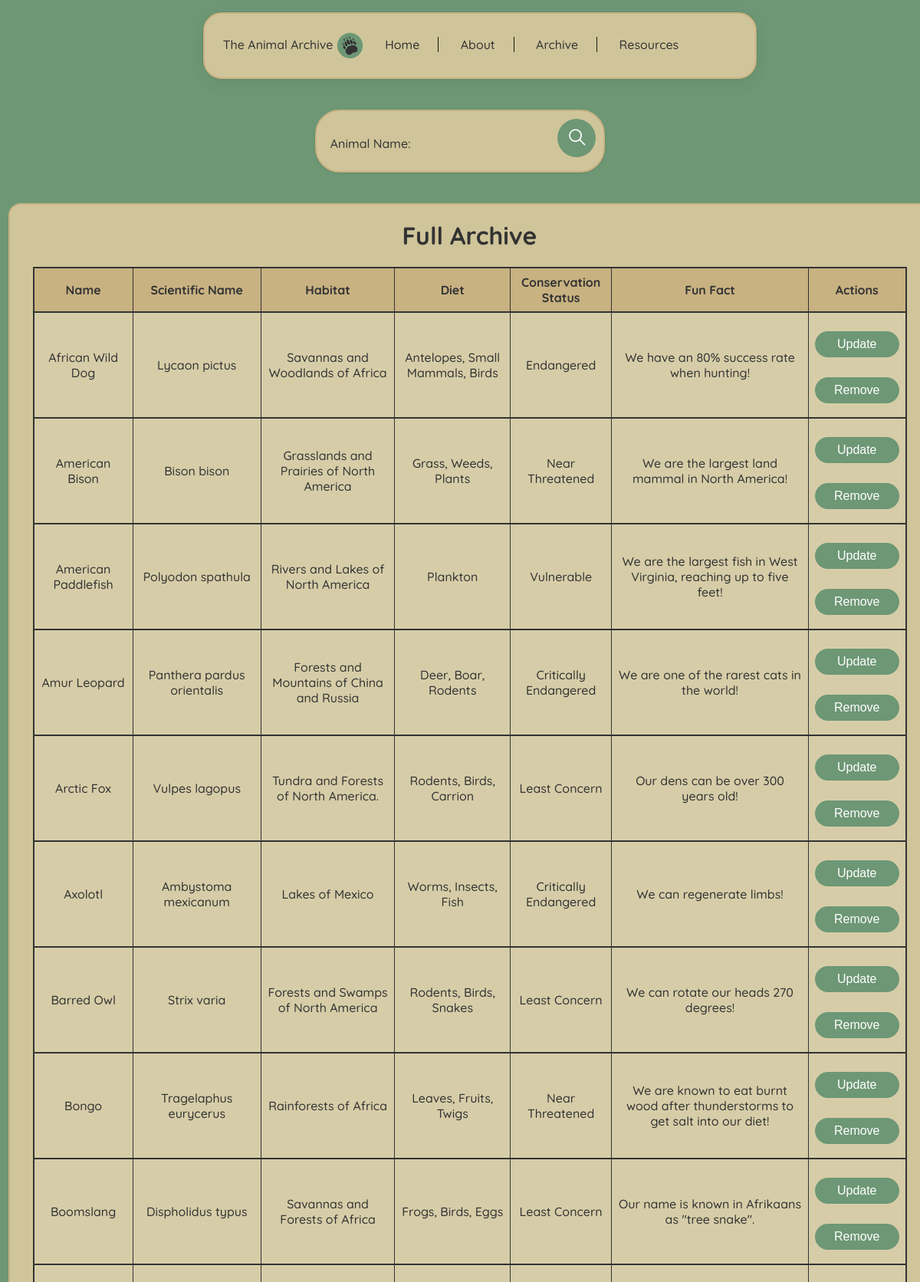
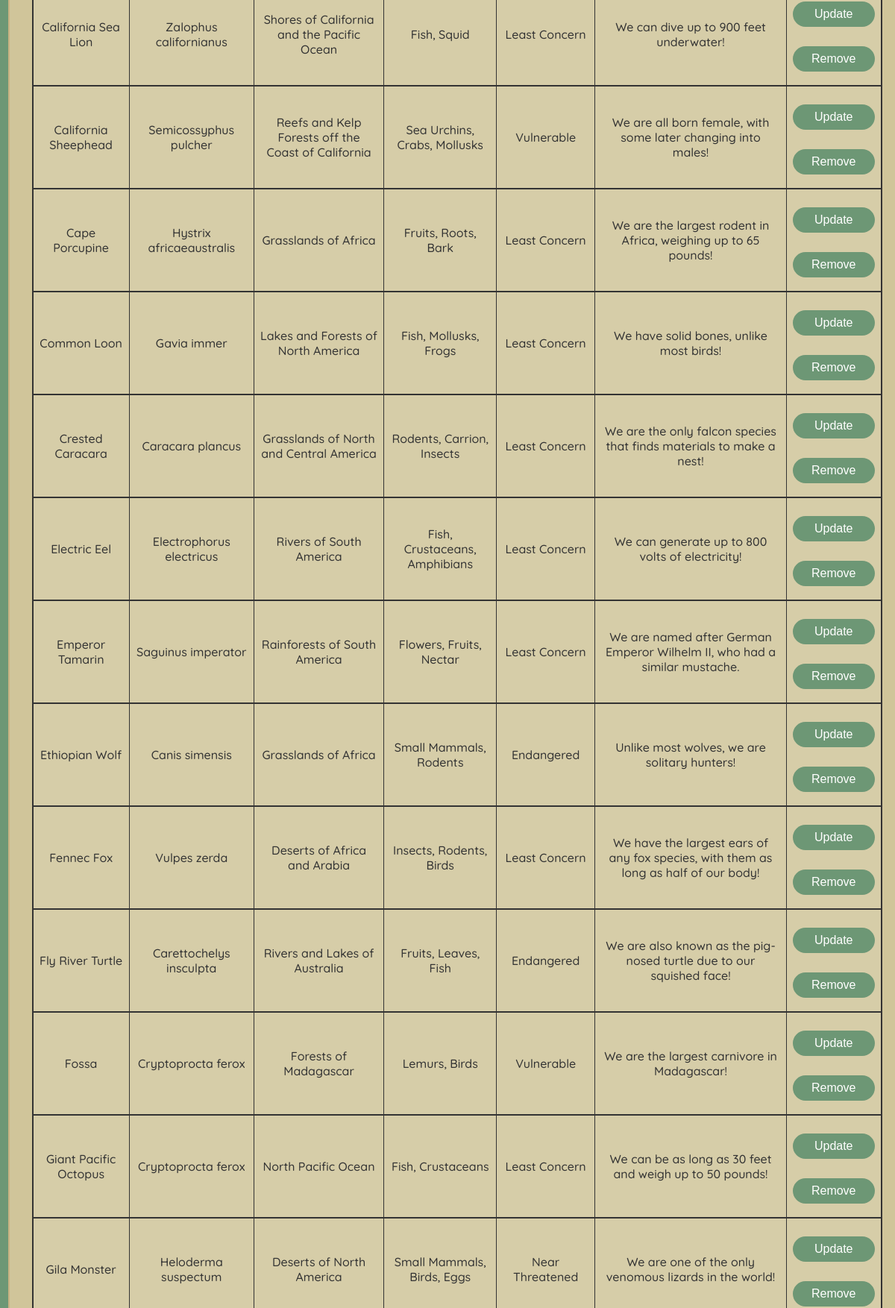
The page /crud.php (signed in, upper part) on the database its author committed (2 pictures, top to bottom).
### tables this page shows
CREATE TABLE `animals` (
  `animal_id` int NOT NULL,
  `name` varchar(255) NOT NULL,
  `scientific_name` varchar(255) NOT NULL,
  `habitat` varchar(255) NOT NULL,
  `diet` varchar(255) NOT NULL,
  `conservation_status` varchar(255) NOT NULL,
  `fun_fact` varchar(255) NOT NULL
);

### crud.php (the view, shortened to what this page needs)
<?php
$host = 'localhost';
$dbname = 'animals';
$user = 'jacob';
$pass = 'jacob';
$charset = 'utf8mb4';
$dsn = "mysql:host=$host;dbname=$dbname;charset=$charset";
$options = [
    PDO::ATTR_ERRMODE            => PDO::ERRMODE_EXCEPTION,
    PDO::ATTR_DEFAULT_FETCH_MODE => PDO::FETCH_ASSOC,
    PDO::ATTR_EMULATE_PREPARES   => false,
];
try {
    $pdo = new PDO($dsn, $user, $pass, $options);
} catch (PDOException $e) {
    throw new PDOException($e->getMessage(), (int)$e->getCode());
}
$sql = 'SELECT animal_id, name, scientific_name, habitat, diet, conservation_status, fun_fact FROM animals';
$stmt = $pdo->query($sql);
?>
<!DOCTYPE html>
<html lang="en">
<head>
    <link rel="stylesheet" href="styles.css">
</head>
<body>
    <header>
            <div class = "nav-container">
                <ul class = "nav-list">
                    <li class = "title-item">The Animal Archive</li>
                    <li class = "title-item"><img src="Animal Archive Logo.png" width="35px" height = "35px"></li>
                    <li class = "nav-item"><a href = "index.html" class = "nav-link">Home</a></li>
                    <li class = "nav-item"><a href = "about.html" class = "nav-link">About</a></li>
                    <li class = "nav-item"><a href = "login.php" class = "nav-link">Archive</a></li>
                    <li class = "nav-item"><a href = "resources.html" class = "nav-link">Resources</a></li>
                </ul>
            </div>
        </header>
         <br><br>
        <div class="hero-search">
            <form action="" method="GET" class="search-form">
                <div class = "search-row">
                    <input class = "search-input" placeholder = "Animal Name" type="text" id="search" name="search" required>
                    <label class = "form-label" for="search">Animal Name:</label>
                    <button class = "hero-button" type="submit"><img class = "search-image" src = "Search.png"></button>
                </div>
            </form>
        </div>
    <div class="table-container">
        <br>
        <h1 style = "text-align: center">Full Archive</h1>
        <table class="half-width-left-align" id = "animalTable">
            <thead>
                <tr class = "crud-tr">
                    <th class = "crud-th" data-column = "name" onclick = "sortTable('name')">Name</th>
                    <th class = "crud-th" data-column = "scientific_name" onclick = "sortTable('scientific_name')">Scientific Name</th>
                    <th class = "crud-th" data-column = "habitat" onclick = "sortTable('habitat')">Habitat</th>
                    <th class = "crud-th" data-column = "diet" onclick = "sortTable('diet')">Diet</th>
                    <th class = "crud-th" data-column = "conservation_status" onclick = "sortTable('conservation_status')">Conservation Status</th>
                    <th class = "crud-th" data-column = "fun_fact" onclick = "sortTable('fun_fact')">Fun Fact</th>
                    <th class = "crud-th">Actions</th>
                </tr>
            </thead>
            <tbody>
                <?php while ($row = $stmt->fetch()): ?>
                <tr class = "crud-tr">
                    <td class = "crud-td"><?php echo htmlspecialchars($row['name']); ?></td>
                    <td class = "crud-td"><?php echo htmlspecialchars($row['scientific_name']); ?></td>
                    <td class = "crud-td"><?php echo htmlspecialchars($row['habitat']); ?></td>
                    <td class = "crud-td"><?php echo htmlspecialchars($row['diet']); ?></td>
                    <td class = "crud-td"><?php echo htmlspecialchars($row['conservation_status']); ?></td>
                    <td class = "crud-td"><?php echo htmlspecialchars($row['fun_fact']); ?></td>
                    <td class = "crud-td">
                        <form action="update.php" method="get" style="display:inline;">
                            <input class = "crud-button" type="submit" value="Update">
                        </form>
                        <form action="crud.php" method="post" style="display:inline;">
                            <input class = "crud-button" type="submit" value="Remove">
                        </form>
                    </td>
                </tr>
                <?php endwhile; ?>
            </tbody>
        </table>
        <br>
    </div>
    <br><br>
</body>
</html>

### styles.css (style rules this page uses)
body { display:flex; align-items: center; justify-content: center; font-family: 'Quicksand'; font-weight: 500; background-color: #6D9775; color: #333; max-width: 1200px; height: 100%; margin: 0; padding: 0; flex-direction: column; }
.table-container { width: 100%; overflow: hidden; margin-bottom: 40px; }
table { width: 100%; margin-top: 20px; border-collapse: collapse; }
th, td { padding: 8px; text-align: left; border-bottom: 1px solid #6D9775; }
.half-width-left-align { width: 95%; float:none; margin-left:auto; margin-right:auto; }
h1, h2 { margin-top: 0px; }
.crud-tr { background-color: #C8B282; border: 2px solid #333 }
.crud-th { text-align: center; margin-left:auto; margin-right:auto; border-right: 1px solid #333 }
.crud-td { background-color:#d6cda8; text-align: center; border-right: 1px solid #333 }
.crud-button { gap:5px; align-items: center; color:white; background: #6D9775; border-radius: 2rem; border:0; padding: 0.5rem 1rem; font-size:1rem; width: 100%; margin-top:1em; margin-bottom:10px; }
.hero-button { padding:0; border:none; border-radius:50%; cursor:pointer; width:50px; height:50px; background-color:#6D9775; }
.search-image { width:25px; height:25px; }
.search-row { padding:0; position:relative; margin-bottom: 0.5rem; background: #D0C59A; gap:10px; }
.search-input { box-sizing: border-box; border:0; width: 100%; padding: 2rem 1rem 0.5rem 0.5rem; color: #333; background: #D0C59A; }
.search-input::placeholder { display: none; color:transparent; }
.search-input:focus~.form-label, .search-input:not(:placeholder-shown)~.form-label { opacity: .65; transform: scale(.85) translateY(-1.3rem); }
.search-form { display: flex; gap: 10px; align-items: center; margin-bottom: 0; }
.nav-container { border: 2px solid #C8B282; margin-left: auto; margin-right: auto; margin-top: 1rem; background-color: #D0C59A; padding: 1.5rem; width:100%; top:0; position:sticky; border-radius: 1.5rem 1.5rem 1.5rem 1.5rem; box-shadow: rgba(0, 0, 0, 0.05) 0px 6px 24px 0px, rgba(0, 0, 0, 0.08) 0px 0px 0px 1px; }
.nav-list { justify-content: space-between; list-style-type: none; margin:0 auto; padding:0; overflow: hidden; }
.nav-item { display:inline; border-right: 1.5px outset #417154; }
.title-item { display:inline; }
.title-item img { margin: 0 auto; vertical-align: middle; }
.nav-item:last-child { border-right:none; }
.nav-link { text-align:center; padding: 1rem 1.5rem; text-decoration:none; color: #333; }
.form-label { color:#333; bottom:0.5rem; left:0.5rem; position:absolute; transition: opacity .1s ease-in-out, transform .1s ease-in-out; }
.search-form input[type="text"] { padding: 5px; width: 300px; }
.table-container { margin-left:25px; margin-top: 40px; color: #333; background-color: #D0C59A; border:2px solid #C8B282; border-radius:1rem; }
.hero-search { margin-top:10px; max-width: 600px; margin: 0 auto; padding: 10px; background-color: #D0C59A; border:2px solid #C8B282; border-radius: 2rem; box-shadow: 0 1px 3px rgba(0,0,0,0.1); }

### rows shown on the page
animals: name "African Wild Dog", scientific_name "Lycaon pictus", habitat "Savannas and Woodlands of Africa", diet "Antelopes, Small Mammals, Birds", conservation_status "Endangered", fun_fact "We have an 80% success rate when hunting!"
animals: name "American Bison", scientific_name "Bison bison", habitat "Grasslands and Prairies of North America", diet "Grass, Weeds, Plants", conservation_status "Near Threatened", fun_fact "We are the largest land mammal in North America!"
animals: name "American Paddlefish", scientific_name "Polyodon spathula", habitat "Rivers and Lakes of North America", diet "Plankton", conservation_status "Vulnerable", fun_fact "We are the largest fish in West Virginia, reaching up to five feet!"
animals: name "Amur Leopard", scientific_name "Panthera pardus orientalis", habitat "Forests and Mountains of China and Russia", diet "Deer, Boar, Rodents", conservation_status "Critically Endangered", fun_fact "We are one of the rarest cats in the world!"
animals: name "Arctic Fox", scientific_name "Vulpes lagopus", habitat "Tundra and Forests of North America.", diet "Rodents, Birds, Carrion", conservation_status "Least Concern", fun_fact "Our dens can be over 300 years old!"
animals: name "Axolotl", scientific_name "Ambystoma mexicanum", habitat "Lakes of Mexico", diet "Worms, Insects, Fish", conservation_status "Critically Endangered", fun_fact "We can regenerate limbs!"
animals: name "Barred Owl", scientific_name "Strix varia", habitat "Forests and Swamps of North America", diet "Rodents, Birds, Snakes", conservation_status "Least Concern", fun_fact "We can rotate our heads 270 degrees!"
animals: name "Bongo", scientific_name "Tragelaphus eurycerus", habitat "Rainforests of Africa", diet "Leaves, Fruits, Twigs", conservation_status "Near Threatened", fun_fact "We are known to eat burnt wood after thunderstorms to get salt into our diet!"
animals: name "Boomslang", scientific_name "Dispholidus typus", habitat "Savannas and Forests of Africa", diet "Frogs, Birds, Eggs", conservation_status "Least Concern", fun_fact "Our name is known in Afrikaans as \"tree snake\"."
animals: name "California Sea Lion", scientific_name "Zalophus californianus", habitat "Shores of California and the Pacific Ocean", diet "Fish, Squid", conservation_status "Least Concern", fun_fact "We can dive up to 900 feet underwater!"
animals: name "California Sheephead", scientific_name "Semicossyphus pulcher", habitat "Reefs and Kelp Forests off the Coast of California", diet "Sea Urchins, Crabs, Mollusks", conservation_status "Vulnerable", fun_fact "We are all born female, with some later changing into males!"
animals: name "Cape Porcupine", scientific_name "Hystrix africaeaustralis", habitat "Grasslands of Africa", diet "Fruits, Roots, Bark", conservation_status "Least Concern", fun_fact "We are the largest rodent in Africa, weighing up to 65 pounds!"
animals: name "Common Loon", scientific_name "Gavia immer", habitat "Lakes and Forests of North America", diet "Fish, Mollusks, Frogs", conservation_status "Least Concern", fun_fact "We have solid bones, unlike most birds!"
animals: name "Crested Caracara", scientific_name "Caracara plancus", habitat "Grasslands of North and Central America", diet "Rodents, Carrion, Insects", conservation_status "Least Concern", fun_fact "We are the only falcon species that finds materials to make a nest!"
animals: name "Electric Eel", scientific_name "Electrophorus electricus", habitat "Rivers of South America", diet "Fish, Crustaceans, Amphibians", conservation_status "Least Concern", fun_fact "We can generate up to 800 volts of electricity!"
animals: name "Emperor Tamarin", scientific_name "Saguinus imperator", habitat "Rainforests of South America", diet "Flowers, Fruits, Nectar", conservation_status "Least Concern", fun_fact "We are named after German Emperor Wilhelm II, who had a similar mustache."
animals: name "Ethiopian Wolf", scientific_name "Canis simensis", habitat "Grasslands of Africa", diet "Small Mammals, Rodents", conservation_status "Endangered", fun_fact "Unlike most wolves, we are solitary hunters!"
animals: name "Fennec Fox", scientific_name "Vulpes zerda", habitat "Deserts of Africa and Arabia", diet "Insects, Rodents, Birds", conservation_status "Least Concern", fun_fact "We have the largest ears of any fox species, with them as long as half of our body!"
animals: name "Fly River Turtle", scientific_name "Carettochelys insculpta", habitat "Rivers and Lakes of Australia", diet "Fruits, Leaves, Fish", conservation_status "Endangered", fun_fact "We are also known as the pig-nosed turtle due to our squished face!"
animals: name "Fossa", scientific_name "Cryptoprocta ferox", habitat "Forests of Madagascar", diet "Lemurs, Birds", conservation_status "Vulnerable", fun_fact "We are the largest carnivore in Madagascar!"
animals: name "Giant Pacific Octopus", scientific_name "Cryptoprocta ferox", habitat "North Pacific Ocean", diet "Fish, Crustaceans", conservation_status "Least Concern", fun_fact "We can be as long as 30 feet and weigh up to 50 pounds!"
animals: name "Gila Monster", scientific_name "Heloderma suspectum", habitat "Deserts of North America", diet "Small Mammals, Birds, Eggs", conservation_status "Near Threatened", fun_fact "We are one of the only venomous lizards in the world!"
